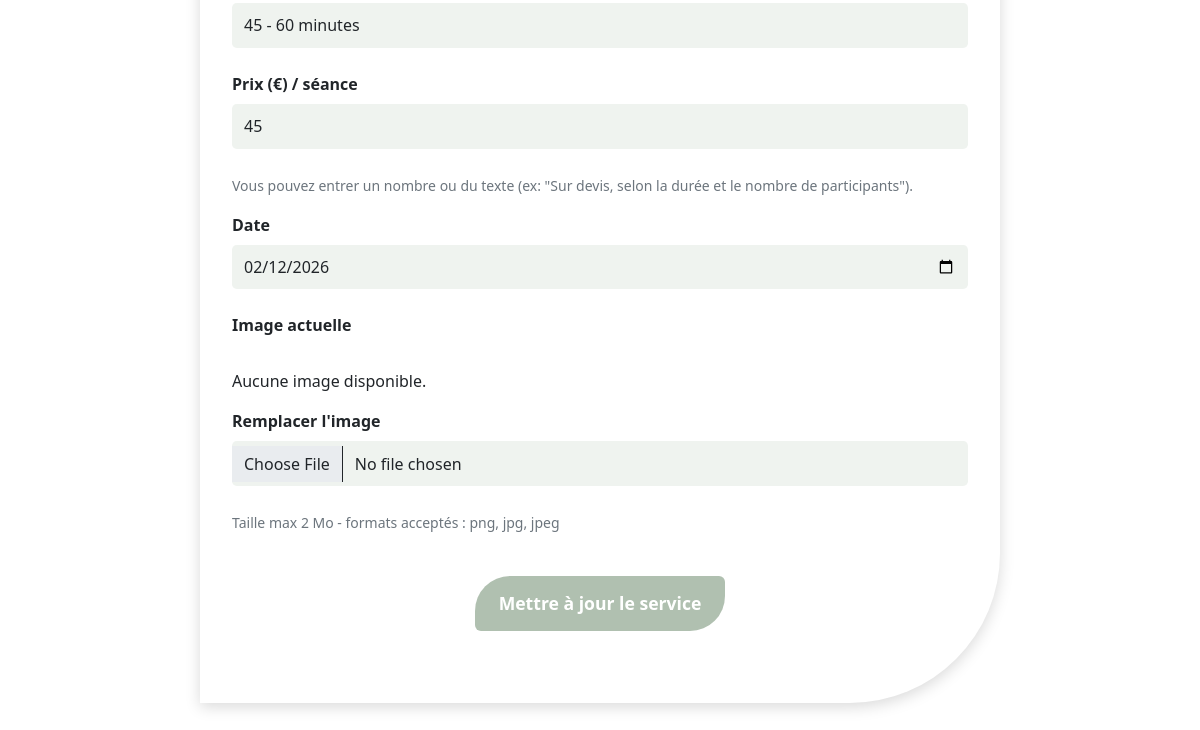
The page /admin/updateService.php?id=2 (signed in, lower part) on the database as committed earlier.
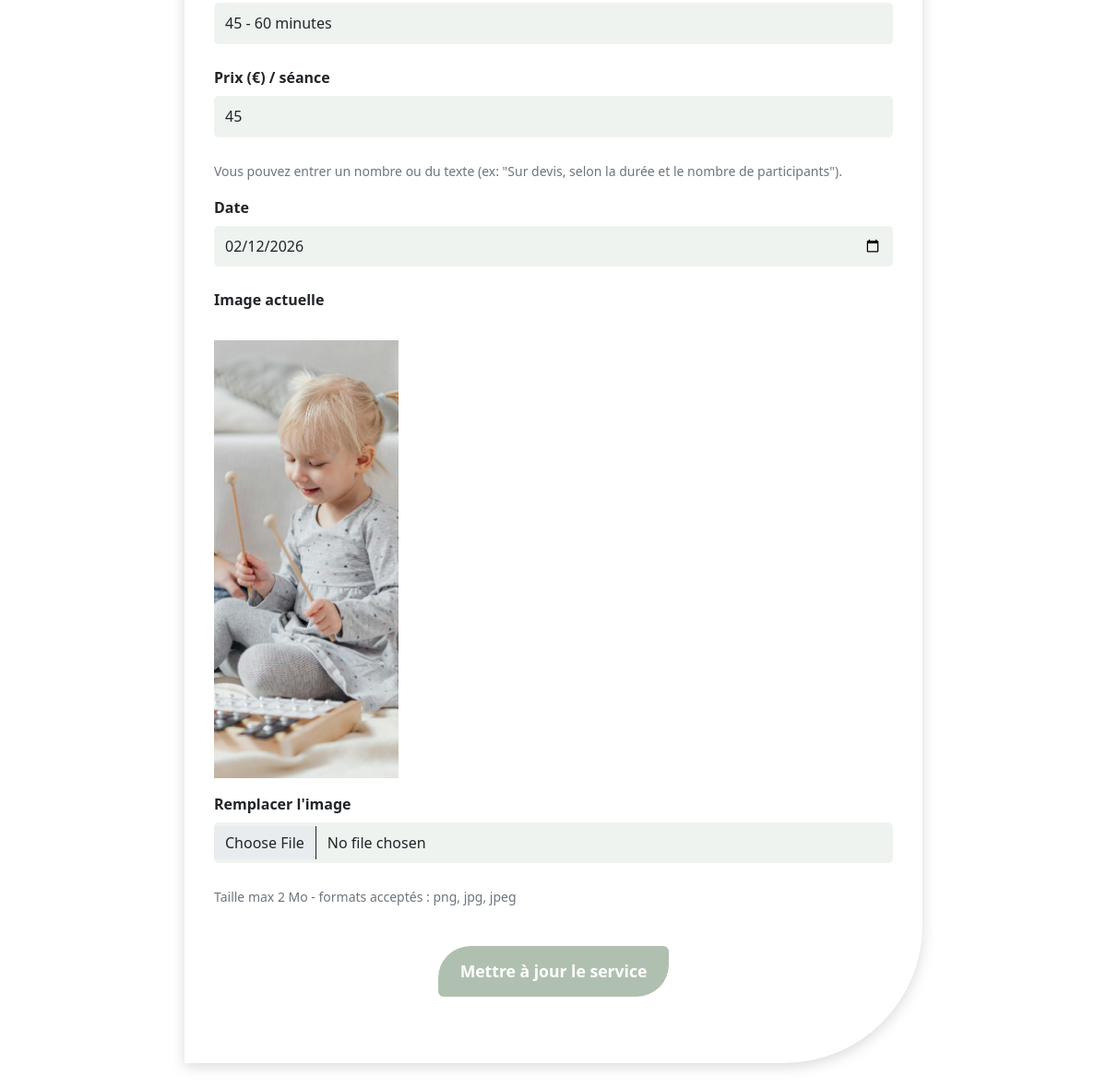
The same page on the database as committed later.
### tables this page shows
CREATE TABLE IF NOT EXISTS `services` (
  `id` int NOT NULL AUTO_INCREMENT,
  `nom` varchar(150) NOT NULL,
  `description` text NOT NULL,
  `objectifs` text NOT NULL,
  `duree` varchar(50) NOT NULL,
  `prix` varchar(255) NOT NULL,
  `image` varchar(255) DEFAULT NULL,
  `date` date NOT NULL,
  PRIMARY KEY (`id`)
);

### admin/updateService.php (the view, shortened to what this page needs)
<?php
$id = intval($_GET['id']);
require "../connexion.php";
$req = $bdd->prepare("SELECT * FROM services WHERE id=?");
$req->execute([$id]);
if(!$don = $req->fetch()){
    $req->closeCursor();
    header("LOCATION:services.php");
    exit;
}
?>
<!DOCTYPE html>
<html lang="fr">
<head>
    <link rel="stylesheet" href="../bootstrap/css/bootstrap.min.css">
    <link rel="stylesheet" href="admin.css">
</head>
<body class="admin-page">
<div class="zone-centrage-services">
    <div class="conteneur-services conteneur-ajout-service">
        <form action="treatmentUpdateService.php?id=<?= $id ?>" method="POST" enctype="multipart/form-data" class="mt-4">
            <div class="form-group mb-3">
                <input type="text" id="duree" name="duree" class="form-control champ-texte" value="<?= htmlspecialchars($don['duree']) ?>" required>
            </div>
            <div class="form-group mb-3">
                <label for="prix">Prix (€) / séance</label>
                <input type="text" id="prix" name="prix" class="form-control champ-texte" value="<?= htmlspecialchars($don['prix']) ?>" required>
                <small class="text-muted">Vous pouvez entrer un nombre ou du texte (ex: "Sur devis, selon la durée et le nombre de participants").</small>
            </div>
            <div class="form-group mb-3">
                <label for="date">Date</label>
                <input type="date" id="date" name="date" class="form-control champ-texte" value="<?= $don['date'] ?>" required>
            </div>
            <div class="form-group mb-3">
                <label>Image actuelle</label><br>
                <?php if(!empty($don['image']) && file_exists("../images/services/".$don['image'])): ?>
                    <img src="../images/services/<?= $don['image'] ?>" alt="Image du service" class="img-fluid mb-2" style="max-width:200px;">
                <?php else: ?>
                    <p>Aucune image disponible.</p>
                <?php endif; ?>
                <div class="mt-2">
                    <label for="image">Remplacer l'image</label>
                    <input type="file" name="image" id="image" class="form-control champ-texte" accept="image/*">
                    <small class="text-muted">Taille max 2 Mo - formats acceptés : png, jpg, jpeg</small>
                </div>
            </div>
            <div class="text-center mt-4">
                <button type="submit" class="btn bouton-connexion">Mettre à jour le service</button>
            </div>
        </form>
    </div>
</div>
</body>
</html>

### admin/admin.css (style rules this page uses)
label { font-weight:600;margin-bottom:.5rem;display:block }
.champ-texte { border:none;background-color:rgba(176,192,176,.2);border-radius:.3rem;padding:.65rem .75rem;transition:background-color .2s ease;margin-bottom:1.5em }
.bouton-connexion { background-color:#b0c0b0;color:#fff;border:none;border-top-left-radius:2rem;border-bottom-right-radius:2rem;font-weight:600;min-height:3.5rem;width:90%;max-width:250px;margin-top:1em;transition:background-color .15s ease,transform .15s ease }
.zone-centrage-services { display:flex;justify-content:center;align-items:flex-start;padding-top:5vh;padding-bottom:3rem;width:100% }
.conteneur-services { background-color:#fff;padding:3rem 2rem;border-top-left-radius:9.375rem;border-bottom-right-radius:9.375rem;width:100%;max-width:93.75rem;box-shadow:0 4px 15px rgba(0,0,0,.15) }
.conteneur-ajout-service { max-width:50rem }
.bouton-connexion { display:inline-flex;align-items:center;justify-content:center;padding:.75rem 1.2rem;font-size:1.1rem;background-color:#b0c0b0;color:#fff;font-weight:600;border:none;border-top-left-radius:2.188rem;border-bottom-right-radius:2.188rem;min-height:3.438rem;width:100%;max-width:15.625rem;margin-top:1em;margin-bottom:1.5rem;transition:background-color .15s ease,transform .15s ease }

Rows that differ between the two databases and show on the page:
changed services: image: picture added
Other text that changed with them:
text no longer shown: "Aucune image disponible."
